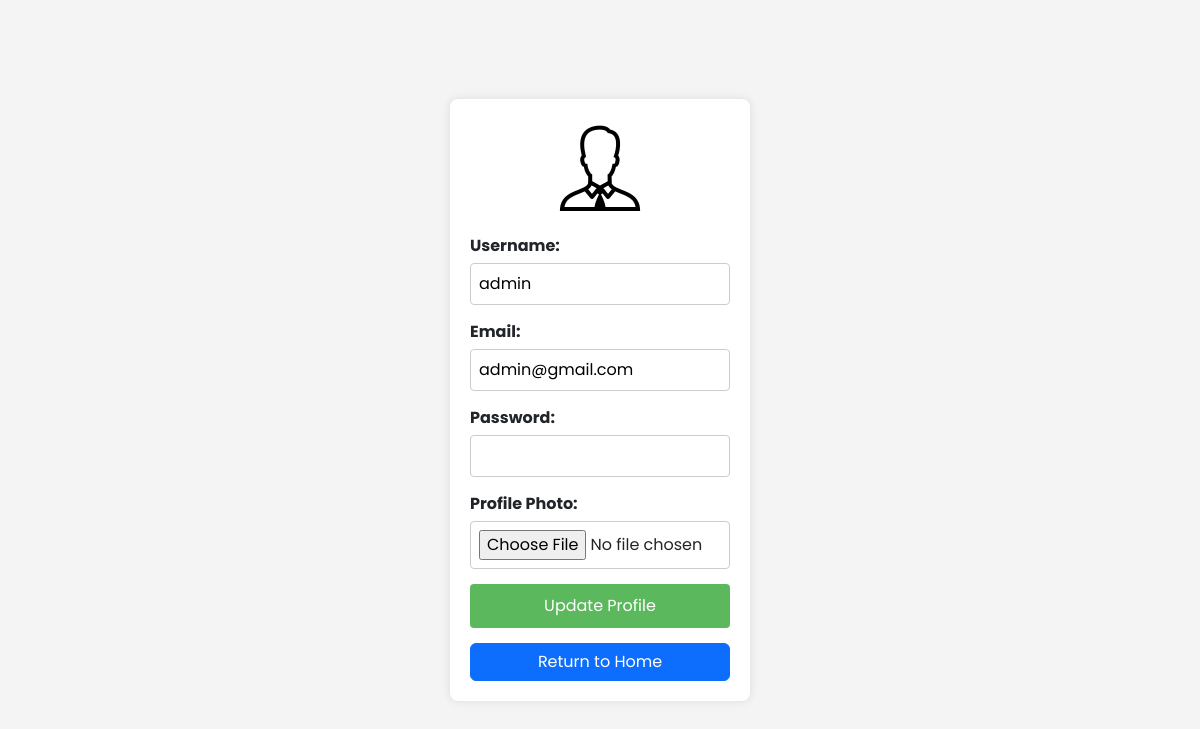
The app's page /update_profile/edit_profile.php (signed in) with its own data.
### tables this page shows
CREATE TABLE `user` (
  `id` int NOT NULL,
  `gambar` varchar(255) DEFAULT NULL,
  `username` varchar(255) NOT NULL,
  `email` varchar(255) NOT NULL,
  `password` varchar(255) NOT NULL,
  `id_role` int NOT NULL
);

### functions.php (called while the page is built, shortened)
<?php
function koneksi()
{
    return mysqli_connect("localhost", "root", "", "pw2024_tubes_233040013");
}
function getUserById($id) {
    $conn = koneksi();
    $sql = "SELECT * FROM user WHERE id = $id";
    $result = $conn->query($sql);
    return $result->fetch_assoc();
}
?>

### update_profile/edit_profile.php (the view, shortened to what this page needs)
<?php
require '../functions.php';
$user = getUserById($_SESSION['id']);
?>
<!DOCTYPE html>
<html lang="en">
<head>
    <link href="https://cdn.jsdelivr.net/npm/bootstrap@5.3.3/dist/css/bootstrap.min.css" rel="stylesheet">
</head>
<body>
    <form action="edit_profile.php" method="POST" enctype="multipart/form-data">
        <div class="profile-photo">
            <?php if (!empty($user['gambar'])): ?>
                <img src="<?php echo htmlspecialchars($user['gambar']); ?>" alt="Profile Photo">
            <?php endif; ?>
        </div>
        <div>
            <label for="username">Username:</label>
            <input type="text" name="username" id="username" value="<?php echo htmlspecialchars($user['username']); ?>" required>
        </div>
        <div>
            <label for="email">Email:</label>
            <input type="email" name="email" id="email" value="<?php echo htmlspecialchars($user['email']); ?>" required>
        </div>
        <div>
            <label for="password">Password:</label>
            <input type="password" name="password" id="password">
        </div>
        <div>
            <label for="gambar">Profile Photo:</label>
            <input type="file" name="gambar" id="gambar">
        </div>
        <div>
            <button type="submit" name="submit">Update Profile</button>
        </div>
            <button type="button" onclick="window.location.href='../index.php'" class="btn btn-primary">Return to Home</button>
    </form>
</body>
</html>

### update_profile/edit_profile.php (style rules this page uses)
body { font-family: "Poppins", sans-serif !important; background-color: #f4f4f4; margin: 0; padding: 0; display: flex; justify-content: center; align-items: center; height: 100vh; }
form { background: #fff; padding: 20px; border-radius: 8px; box-shadow: 0 0 10px rgba(0, 0, 0, 0.1); width: 300px; }
form div { margin-bottom: 15px; }
form label { display: block; font-weight: bold; margin-bottom: 5px; }
form input[type="text"], form input[type="email"], form input[type="password"], form input[type="file"] { width: 100%; padding: 8px; box-sizing: border-box; border: 1px solid #ccc; border-radius: 4px; }
form button { width: 100%; padding: 10px; background-color: #5cb85c; border: none; border-radius: 4px; color: white; font-size: 16px; cursor: pointer; }
.profile-photo { text-align: center; margin-bottom: 15px; }
.profile-photo img { max-width: 100px; }

### records on screen
user: gambar (picture), username "admin", email "admin@gmail.com"
